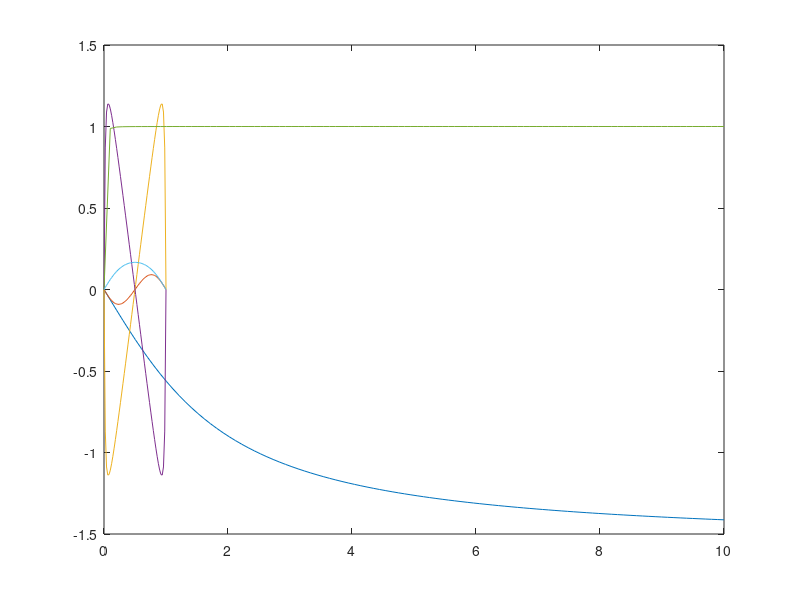

Write MATLAB code to recreate this figure.
% script pour les courbes de la synthèse de filtres num recursif
a = 10 %-> 10 Hz
f = linspace(0,10,100)
H = 1./(j*2*pi*f+a); %fonction de trasnfert
plot(f,arg(H))
hold on




%filtre num - on explore les 3 régime pour a*Te
a = 10
f = linspace(0,1,50)
H = 1./(1- exp(-j*2*pi.*f)+a)
plot(f,arg(H))
hold on
##a = 1
##H2 = 1./(1- exp(-j*2*pi.*f)+a)
##plot(f,arg(H2))
a = 0.1
H3 = 1./(1- exp(-j*2*pi.*f)+a)
plot(f,arg(H3))
f2 = linspace(-1,1,50)
plot(f,-atan((-sin(2*pi.*f))./(1-cos(2*pi.*f)+a)))


% passe haut
f = linspace(0,10,100)
H = j*2*pi*f./(j*2*pi*f+0.1); %fonction de trasnfert
plot(f,abs(H))


f = linspace(0,1,50)
H = (1- exp(-j*2*pi.*f))./(1- exp(-j*2*pi.*f)+10)
plot(f,abs(H))
